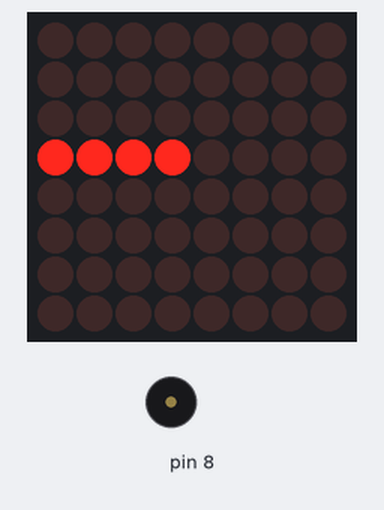
Bench run of a sketch on a simulated Arduino Uno, built with avr-gcc and run on an emulated ATmega328P. Shown: 8×8 LED matrix, buzzer (waves = sounding).

Above: at 0.1 s.
At 9.82 s:
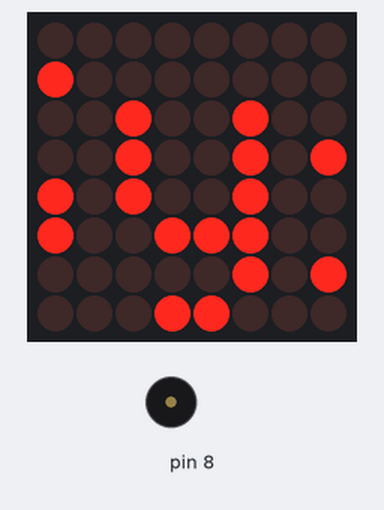
At 19.93 s:
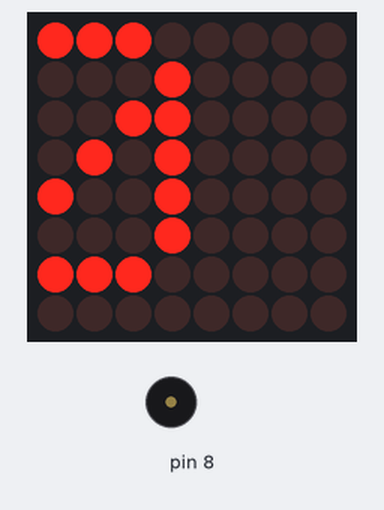
At 39.79 s:
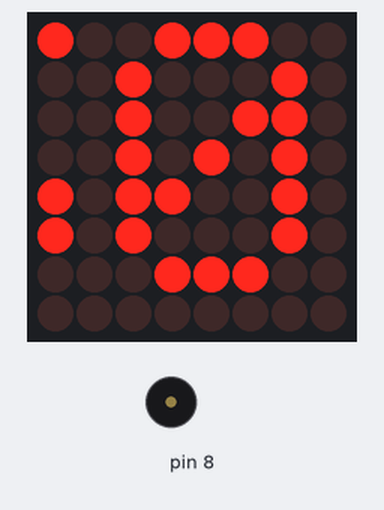
Timing chart, 0 to 40.0 s (numbered marks = the images above):
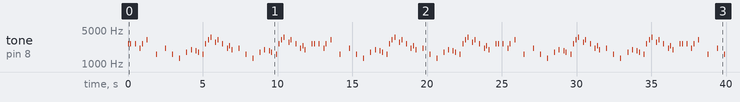

The sketch:

home_exam1.ino
```cpp
#include <LedControl.h>

int loadPin = 10;
int clockPin = 11;
int dataPin = 12;

LedControl lc = LedControl(dataPin, clockPin, loadPin, 1);

char message[] = "PG5500 - Embedded Systems";

int messageSize = strlen(message);

#define NOTE_B0  31
#define NOTE_C1  33
#define NOTE_CS1 35
#define NOTE_D1  37
#define NOTE_DS1 39
#define NOTE_E1  41
#define NOTE_F1  44
#define NOTE_FS1 46
#define NOTE_G1  49
#define NOTE_GS1 52
#define NOTE_A1  55
#define NOTE_AS1 58
#define NOTE_B1  62
#define NOTE_C2  65
#define NOTE_CS2 69
#define NOTE_D2  73
#define NOTE_DS2 78
#define NOTE_E2  82
#define NOTE_F2  87
#define NOTE_FS2 93
#define NOTE_G2  98
#define NOTE_GS2 104
#define NOTE_A2  110
#define NOTE_AS2 117
#define NOTE_B2  123
#define NOTE_C3  131
#define NOTE_CS3 139
#define NOTE_D3  147
#define NOTE_DS3 156
#define NOTE_E3  165
#define NOTE_F3  175
#define NOTE_FS3 185
#define NOTE_G3  196
#define NOTE_GS3 208
#define NOTE_A3  220
#define NOTE_AS3 233
#define NOTE_B3  247
#define NOTE_C4  262
#define NOTE_CS4 277
#define NOTE_D4  294
#define NOTE_DS4 311
#define NOTE_E4  330
#define NOTE_F4  349
#define NOTE_FS4 370
#define NOTE_G4  392
#define NOTE_GS4 415
#define NOTE_A4  440
#define NOTE_AS4 466
#define NOTE_B4  494
#define NOTE_C5  523
#define NOTE_CS5 554
#define NOTE_D5  587
#define NOTE_DS5 622
#define NOTE_E5  659
#define NOTE_F5  698
#define NOTE_FS5 740
#define NOTE_G5  784
#define NOTE_GS5 831
#define NOTE_A5  880
#define NOTE_AS5 932
#define NOTE_B5  988
#define NOTE_C6  1047
#define NOTE_CS6 1109
#define NOTE_D6  1175
#define NOTE_DS6 1245
#define NOTE_E6  1319
#define NOTE_F6  1397
#define NOTE_FS6 1480
#define NOTE_G6  1568
#define NOTE_GS6 1661
#define NOTE_A6  1760
#define NOTE_AS6 1865
#define NOTE_B6  1976
#define NOTE_C7  2093
#define NOTE_CS7 2217
#define NOTE_D7  2349
#define NOTE_DS7 2489
#define NOTE_E7  2637
#define NOTE_F7  2794
#define NOTE_FS7 2960
#define NOTE_G7  3136
#define NOTE_GS7 3322
#define NOTE_A7  3520
#define NOTE_AS7 3729
#define NOTE_B7  3951
#define NOTE_C8  4186
#define NOTE_CS8 4435
#define NOTE_D8  4699
#define NOTE_DS8 4978

byte alphabeth[104*8] = {
        0x00, 0x00, 0x00, 0x00, 0x00, 0x00, 0x00, 0x00,
        0x02, 0x02, 0x02, 0x02, 0x02, 0x00, 0x02, 0x00,
        0x05, 0x05, 0x05, 0x00, 0x00, 0x00, 0x00, 0x00,
        0x0A, 0x0A, 0x1F, 0x0A, 0x1F, 0x0A, 0x0A, 0x00,
        0x0E, 0x15, 0x05, 0x0E, 0x14, 0x15, 0x0E, 0x00,
        0x13, 0x13, 0x08, 0x04, 0x02, 0x19, 0x19, 0x00,
        0x06, 0x09, 0x05, 0x02, 0x15, 0x09, 0x16, 0x00,
        0x02, 0x02, 0x01, 0x00, 0x00, 0x00, 0x00, 0x00,
        0x04, 0x02, 0x01, 0x01, 0x01, 0x02, 0x04, 0x00,
        0x01, 0x02, 0x04, 0x04, 0x04, 0x02, 0x01, 0x00,
        0x00, 0x0A, 0x15, 0x0E, 0x15, 0x0A, 0x00, 0x00,
        0x00, 0x04, 0x04, 0x1F, 0x04, 0x04, 0x00, 0x00,
        0x00, 0x00, 0x00, 0x00, 0x00, 0x02, 0x02, 0x01,
        0x00, 0x00, 0x00, 0x1F, 0x00, 0x00, 0x00, 0x00,
        0x00, 0x00, 0x00, 0x00, 0x00, 0x00, 0x01, 0x00,
        0x10, 0x10, 0x08, 0x04, 0x02, 0x01, 0x01, 0x00,
        0x0E, 0x11, 0x19, 0x15, 0x13, 0x11, 0x0E, 0x00,
        0x04, 0x06, 0x04, 0x04, 0x04, 0x04, 0x0E, 0x00,
        0x0E, 0x11, 0x10, 0x0C, 0x02, 0x01, 0x1F, 0x00,
        0x0E, 0x11, 0x10, 0x0C, 0x10, 0x11, 0x0E, 0x00,
        0x08, 0x0C, 0x0A, 0x09, 0x1F, 0x08, 0x08, 0x00,
        0x1F, 0x01, 0x01, 0x0E, 0x10, 0x11, 0x0E, 0x00,
        0x0C, 0x02, 0x01, 0x0F, 0x11, 0x11, 0x0E, 0x00,
        0x1F, 0x10, 0x08, 0x04, 0x02, 0x02, 0x02, 0x00,
        0x0E, 0x11, 0x11, 0x0E, 0x11, 0x11, 0x0E, 0x00,
        0x0E, 0x11, 0x11, 0x1E, 0x10, 0x08, 0x06, 0x00,
        0x00, 0x00, 0x01, 0x00, 0x01, 0x00, 0x00, 0x00,
        0x00, 0x00, 0x00, 0x02, 0x00, 0x02, 0x02, 0x01,
        0x08, 0x04, 0x02, 0x01, 0x02, 0x04, 0x08, 0x00,
        0x00, 0x00, 0x0F, 0x00, 0x0F, 0x00, 0x00, 0x00,
        0x01, 0x02, 0x04, 0x08, 0x04, 0x02, 0x01, 0x00,
        0x0E, 0x11, 0x10, 0x08, 0x04, 0x00, 0x04, 0x00,
        0x0E, 0x11, 0x1D, 0x15, 0x0D, 0x01, 0x1E, 0x00,
        0x04, 0x0A, 0x11, 0x11, 0x1F, 0x11, 0x11, 0x00,
        0x0F, 0x11, 0x11, 0x0F, 0x11, 0x11, 0x0F, 0x00,
        0x0E, 0x11, 0x01, 0x01, 0x01, 0x11, 0x0E, 0x00,
        0x07, 0x09, 0x11, 0x11, 0x11, 0x09, 0x07, 0x00,
        0x1F, 0x01, 0x01, 0x0F, 0x01, 0x01, 0x1F, 0x00,
        0x1F, 0x01, 0x01, 0x0F, 0x01, 0x01, 0x01, 0x00,
        0x0E, 0x11, 0x01, 0x0D, 0x11, 0x19, 0x16, 0x00,
        0x11, 0x11, 0x11, 0x1F, 0x11, 0x11, 0x11, 0x00,
        0x07, 0x02, 0x02, 0x02, 0x02, 0x02, 0x07, 0x00,
        0x1C, 0x08, 0x08, 0x08, 0x08, 0x09, 0x06, 0x00,
        0x11, 0x09, 0x05, 0x03, 0x05, 0x09, 0x11, 0x00,
        0x01, 0x01, 0x01, 0x01, 0x01, 0x01, 0x0F, 0x00,
        0x11, 0x1B, 0x15, 0x15, 0x11, 0x11, 0x11, 0x00,
        0x11, 0x13, 0x13, 0x15, 0x19, 0x19, 0x11, 0x00,
        0x0E, 0x11, 0x11, 0x11, 0x11, 0x11, 0x0E, 0x00,
        0x0F, 0x11, 0x11, 0x0F, 0x01, 0x01, 0x01, 0x00,
        0x0E, 0x11, 0x11, 0x11, 0x15, 0x09, 0x16, 0x00,
        0x0F, 0x11, 0x11, 0x0F, 0x05, 0x09, 0x11, 0x00,
        0x0E, 0x11, 0x01, 0x0E, 0x10, 0x11, 0x0E, 0x00,
        0x1F, 0x04, 0x04, 0x04, 0x04, 0x04, 0x04, 0x00,
        0x11, 0x11, 0x11, 0x11, 0x11, 0x11, 0x0E, 0x00,
        0x11, 0x11, 0x11, 0x11, 0x0A, 0x0A, 0x04, 0x00,
        0x41, 0x41, 0x41, 0x49, 0x2A, 0x2A, 0x14, 0x00,
        0x11, 0x11, 0x0A, 0x04, 0x0A, 0x11, 0x11, 0x00,
        0x11, 0x11, 0x11, 0x0A, 0x04, 0x04, 0x04, 0x00,
        0x1F, 0x10, 0x08, 0x04, 0x02, 0x01, 0x1F, 0x00,
        0x07, 0x01, 0x01, 0x01, 0x01, 0x01, 0x07, 0x00,
        0x01, 0x01, 0x02, 0x04, 0x08, 0x10, 0x10, 0x00,
        0x07, 0x04, 0x04, 0x04, 0x04, 0x04, 0x07, 0x00,
        0x00, 0x04, 0x0A, 0x11, 0x00, 0x00, 0x00, 0x00,
        0x00, 0x00, 0x00, 0x00, 0x00, 0x00, 0x1F, 0x00,
        0x01, 0x01, 0x02, 0x00, 0x00, 0x00, 0x00, 0x00,
        0x00, 0x00, 0x06, 0x08, 0x0E, 0x09, 0x0E, 0x00,
        0x01, 0x01, 0x0D, 0x13, 0x11, 0x13, 0x0D, 0x00,
        0x00, 0x00, 0x06, 0x09, 0x01, 0x09, 0x06, 0x00,
        0x10, 0x10, 0x16, 0x19, 0x11, 0x19, 0x16, 0x00,
        0x00, 0x00, 0x06, 0x09, 0x07, 0x01, 0x0E, 0x00,
        0x04, 0x0A, 0x02, 0x07, 0x02, 0x02, 0x02, 0x00,
        0x00, 0x00, 0x06, 0x09, 0x09, 0x06, 0x08, 0x07,
        0x01, 0x01, 0x0D, 0x13, 0x11, 0x11, 0x11, 0x00,
        0x01, 0x00, 0x01, 0x01, 0x01, 0x01, 0x02, 0x00,
        0x04, 0x00, 0x06, 0x04, 0x04, 0x04, 0x04, 0x03,
        0x01, 0x01, 0x09, 0x05, 0x03, 0x05, 0x09, 0x00,
        0x03, 0x02, 0x02, 0x02, 0x02, 0x02, 0x02, 0x00,
        0x00, 0x00, 0x15, 0x2B, 0x29, 0x29, 0x29, 0x00,
        0x00, 0x00, 0x0D, 0x13, 0x11, 0x11, 0x11, 0x00,
        0x00, 0x00, 0x06, 0x09, 0x09, 0x09, 0x06, 0x00,
        0x00, 0x00, 0x0D, 0x13, 0x13, 0x0D, 0x01, 0x01,
        0x00, 0x00, 0x16, 0x19, 0x19, 0x16, 0x10, 0x10,
        0x00, 0x00, 0x0D, 0x13, 0x01, 0x01, 0x01, 0x00,
        0x00, 0x00, 0x0E, 0x01, 0x06, 0x08, 0x07, 0x00,
        0x00, 0x02, 0x07, 0x02, 0x02, 0x02, 0x04, 0x00,
        0x00, 0x00, 0x11, 0x11, 0x11, 0x19, 0x16, 0x00,
        0x00, 0x00, 0x11, 0x11, 0x11, 0x0A, 0x04, 0x00,
        0x00, 0x00, 0x11, 0x11, 0x15, 0x15, 0x0A, 0x00,
        0x00, 0x00, 0x11, 0x0A, 0x04, 0x0A, 0x11, 0x00,
        0x00, 0x00, 0x09, 0x09, 0x09, 0x0E, 0x08, 0x06,
        0x00, 0x00, 0x0F, 0x08, 0x06, 0x01, 0x0F, 0x00,
        0x04, 0x02, 0x02, 0x01, 0x02, 0x02, 0x04, 0x00,
        0x02, 0x02, 0x02, 0x02, 0x02, 0x02, 0x02, 0x00,
        0x01, 0x02, 0x02, 0x04, 0x02, 0x02, 0x01, 0x00,
        0x00, 0x00, 0x00, 0x00, 0x00, 0x00, 0x00, 0x00,
        0x00, 0x00, 0x00, 0x00, 0x00, 0x00, 0x00, 0x00,
        0x1C, 0x2A, 0x49, 0x49, 0x41, 0x22, 0x1C, 0x00,
        0x1C, 0x22, 0x51, 0x49, 0x41, 0x22, 0x1C, 0x00,
        0x1C, 0x22, 0x41, 0x79, 0x41, 0x22, 0x1C, 0x00,
        0x1C, 0x22, 0x41, 0x49, 0x51, 0x22, 0x1C, 0x00,
        0x1C, 0x22, 0x41, 0x49, 0x49, 0x2A, 0x1C, 0x00,
        0x1C, 0x22, 0x41, 0x49, 0x45, 0x22, 0x1C, 0x00,
        0x1C, 0x22, 0x41, 0x4F, 0x41, 0x22, 0x1C, 0x00,
        0x1C, 0x22, 0x45, 0x49, 0x41, 0x22, 0x1C, 0x00
};

byte lengthTable[104] =
{
        2, 2, 3, 5, 5, 5, 5, 2,
        3, 3, 5, 5, 2, 5, 1, 5,
        5, 4, 5, 5, 5, 5, 5, 5,
        5, 5, 1, 2, 4, 4, 4, 5,
        5, 5, 5, 5, 5, 5, 5, 5,
        5, 3, 5, 5, 4, 5, 5, 5,
        5, 5, 5, 5, 5, 5, 5, 7,
        5, 5, 5, 3, 5, 3, 5, 5,
        2, 4, 5, 4, 5, 4, 4, 4,
        5, 2, 3, 4, 2, 6, 5, 4,
        5, 5, 5, 4, 3, 5, 5, 5,
        5, 4, 4, 3, 2, 3, 0, 0,
        7, 7, 7, 7, 7, 7, 7, 7
};

int currentCharIndex = 0;
int currentCharBit = 0;
int currentCharIndexSave = 0;
int currentCharBitSave = 0;
int currentCharIndexSave2 = 0;
int currentCharBitSave2 = 0;
char currentChar = 0;

int melody[] = {

  NOTE_E7, NOTE_E7, 0, NOTE_E7,
  0, NOTE_C7, NOTE_E7, 0,
  NOTE_G7, 0, 0,  0,
  NOTE_G6, 0, 0, 0,

  NOTE_C7, 0, 0, NOTE_G6,
  0, 0, NOTE_E6, 0,
  0, NOTE_A6, 0, NOTE_B6,
  0, NOTE_AS6, NOTE_A6, 0,

  NOTE_G6, NOTE_E7, NOTE_G7,
  NOTE_A7, 0, NOTE_F7, NOTE_G7,
  0, NOTE_E7, 0, NOTE_C7,
  NOTE_D7, NOTE_B6, 0, 0,

  NOTE_C7, 0, 0, NOTE_G6,
  0, 0, NOTE_E6, 0,
  0, NOTE_A6, 0, NOTE_B6,
  0, NOTE_AS6, NOTE_A6, 0,

  NOTE_G6, NOTE_E7, NOTE_G7,
  NOTE_A7, 0, NOTE_F7, NOTE_G7,
  0, NOTE_E7, 0, NOTE_C7,
  NOTE_D7, NOTE_B6, 0, 0
};

int noteDurations[] = {
  12, 12, 12, 12,
  12, 12, 12, 12,
  12, 12, 12, 12,
  12, 12, 12, 12,

  12, 12, 12, 12,
  12, 12, 12, 12,
  12, 12, 12, 12,
  12, 12, 12, 12,

  9, 9, 9,
  12, 12, 12, 12,
  12, 12, 12, 12,
  12, 12, 12, 12,

  12, 12, 12, 12,
  12, 12, 12, 12,
  12, 12, 12, 12,
  12, 12, 12, 12,

  9, 9, 9,
  12, 12, 12, 12,
  12, 12, 12, 12,
  12, 12, 12, 12,
};

int noteCount = 78;

void setup() {
  lc.shutdown(0, false);
  lc.setIntensity(0, 8);
  lc.clearDisplay(0);
}

void loop() {
  int i, j, k;
  int n;

  while (1) {
    currentCharIndexSave2 = currentCharIndex;
    currentCharBitSave2 = currentCharBit;
    for (i = 5; i >= 0; i--) {
      for (j = 0; j < 8; j++) {
        byte outputByte = 0;
        currentChar = message[currentCharIndex];
        currentCharIndexSave = currentCharIndex;
        currentCharBitSave = currentCharBit;
        for (k = 7; k >= 0; k--) {
          byte currentCharBits = alphabeth[((currentChar - 32) * 8) + j];
          if (currentCharBits & (1 << currentCharBit)) {
            outputByte |= (1 << k);
          }
          currentCharBit++;
          if (currentCharBit > lengthTable[currentChar - 32]) {
            currentCharBit = 0;
            currentCharIndex += 1;
            if (currentCharIndex + 1 > messageSize) {
              currentCharIndex = 0;
            }
            currentChar = message[currentCharIndex];
          }
        }
        lc.setRow(i, j, outputByte);
        if (j != 7) {
          currentCharIndex = currentCharIndexSave;
          currentCharBit = currentCharBitSave;
        }
      }
    }
    int noteDuration = 500 / noteDurations[n];
    tone(8, melody[n], noteDuration);
    int pauseBetweenNotes = noteDuration * 1.30;
    delay(pauseBetweenNotes);
    noTone(8);
    n++;
    if (n == noteCount) {
      n = 0;
    }

    currentCharIndex = currentCharIndexSave2;
    currentCharBit = currentCharBitSave2;
    currentChar = message[currentCharIndex];
    currentCharBit++;
    if (currentCharBit > lengthTable[currentChar - 32]) {
      currentCharBit = 0;
      currentCharIndex += 1;
      if (currentCharIndex + 1 > messageSize) {
        currentCharIndex = 0;
      }
      currentChar = message[currentCharIndex];
    }
    delay(100);
  }
}
```

Measured:
- by itself, tone on pin 8: plays 2637 Hz for 0.04 s, 2637 Hz for 0.04 s, 2637 Hz for 0.04 s, 2093 Hz for 0.04 s, 2637 Hz for 0.04 s, 3136 Hz for 0.04 s … (132 notes in this stretch)
